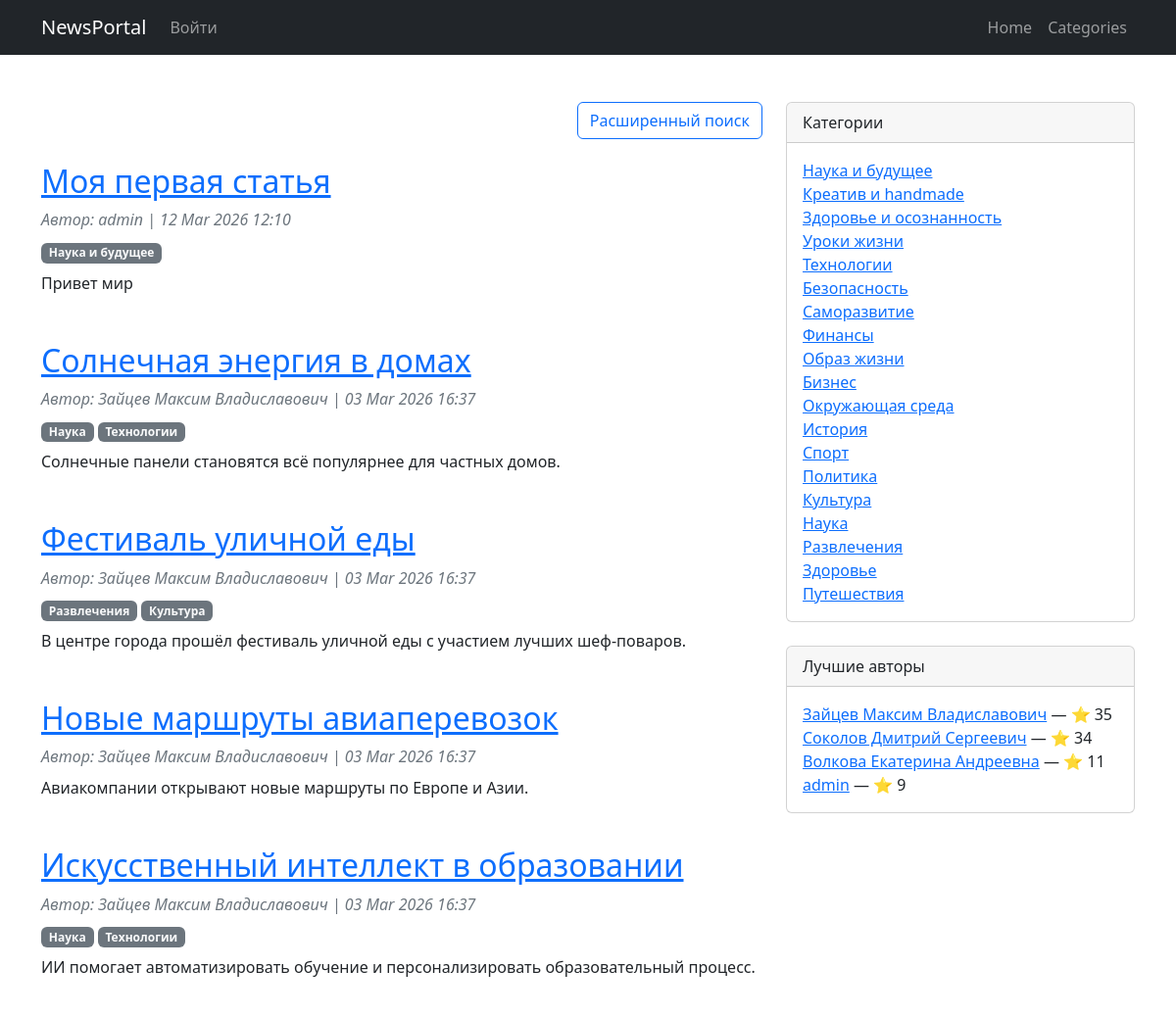
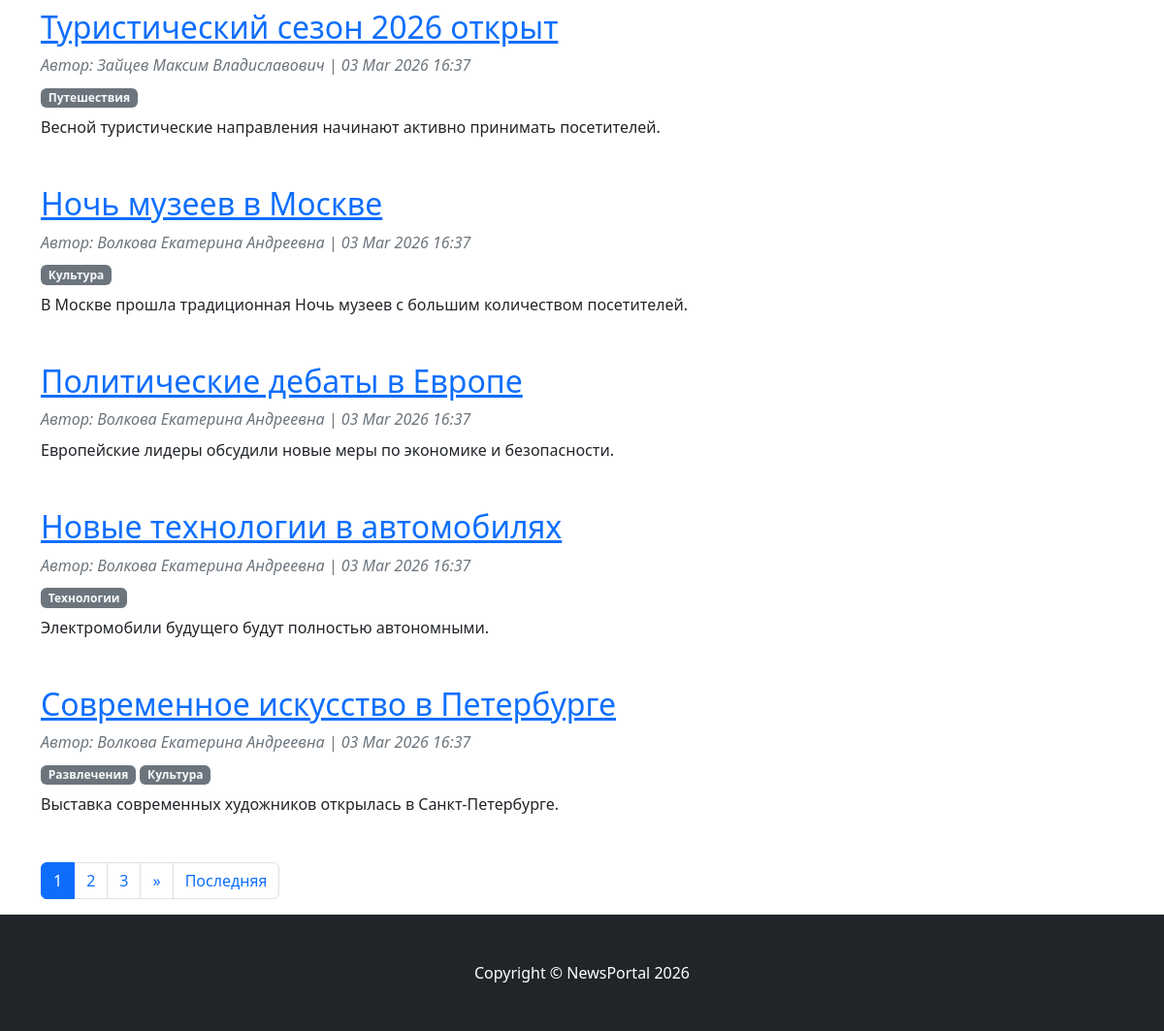
/, run on an earlier commit of the app's database (2 pictures, top to bottom).
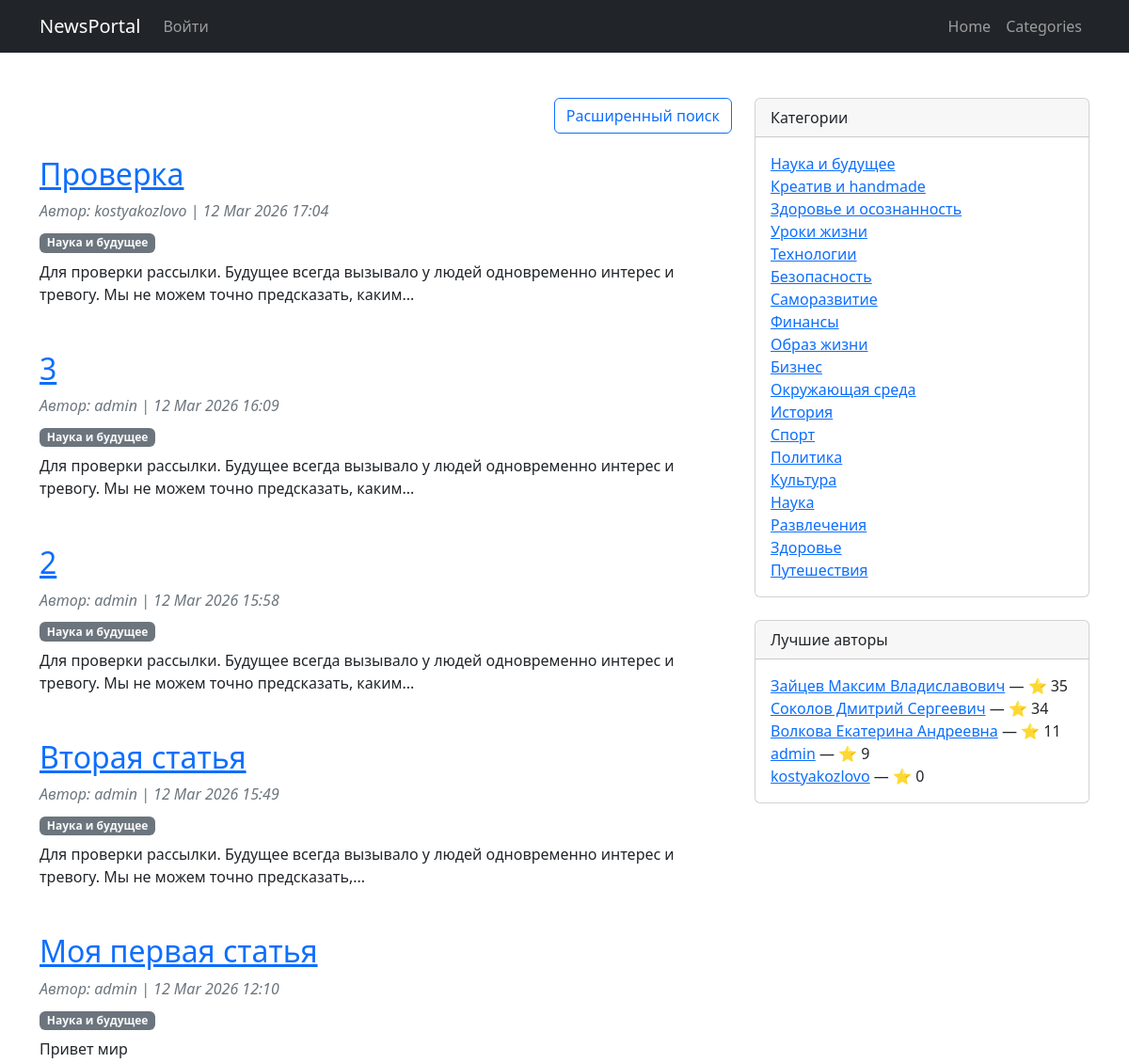
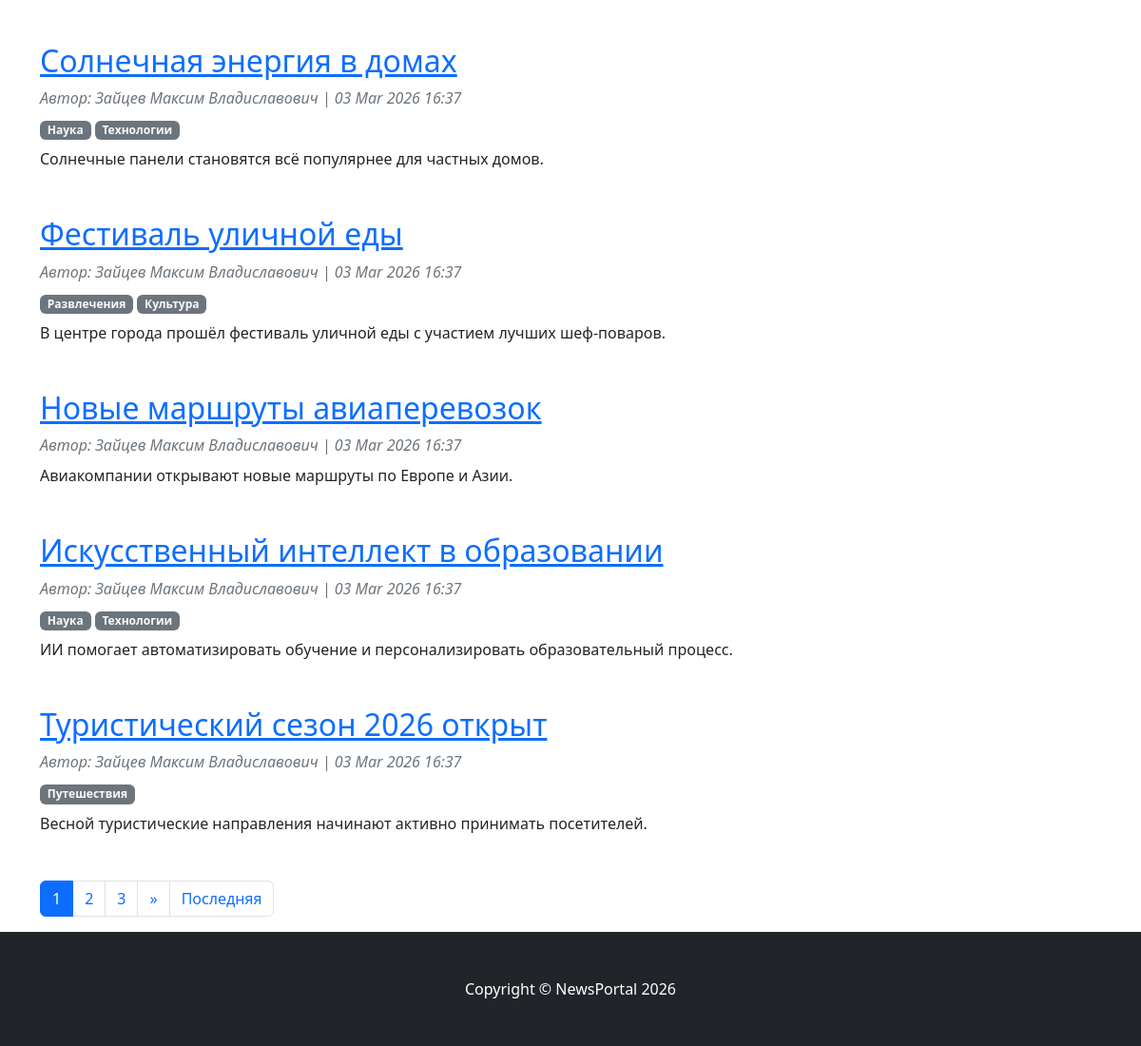
And on a later commit of the database (2 pictures, top to bottom).
### NewsPortal/models.py (models this page shows, shortened)
class Post(models.Model):
    name = models.CharField(max_length=50)
    author = models.ForeignKey(Author, on_delete=models.CASCADE)
    type_post = models.CharField(max_length=20, choices=POST_CHOICES)
    time_create = models.DateTimeField(auto_now_add=True)
    categories = models.ManyToManyField(Categories, through='PostCategories')
    content = models.TextField()
    rating_post = models.IntegerField(default=0)
    def preview(self):
        snippet = self.content[:124]
        if len(self.content) > 124:
            snippet = snippet.rsplit(' ', 1)[0]
            return snippet + '...'
        return snippet

class Author(models.Model):
    user = models.OneToOneField(User, on_delete=models.CASCADE)
    rating_author = models.IntegerField(default=0)

class Categories(models.Model):
    name_categories = models.CharField(max_length=255, unique=True)

### NewsPortal/views.py (the view)
# urls.py: path('', PostListView.as_view(), name='home'),
class PostListView(ListView):
    model = Post
    template_name = 'post_list.html'
    context_object_name = 'posts'
    ordering = ['-time_create']
    paginate_by = 10
    def get_context_data(self, **kwargs):
        context = super().get_context_data(**kwargs)
        context['categories'] = Categories.objects.all()  # добавляем категории
        context['top_authors'] = Author.objects.order_by(
            '-rating_author'
        )[:5]
        return context
    def get_queryset(self):
        return Post.objects.annotate(num_comments=Count('comment')).order_by('-time_create')

### NewsPortal/templatetags/custom_filters.py (called while the page is built)
@register.filter
def censor(value):
    if not isinstance(value, str):
        return value
    pattern = r'\b(' + '|'.join(re.escape(word) for word in BAD_WORDS) + r')\b'
    def replace_with_stars(match):
        word = match.group()
        return word[0] + '*' * (len(word) - 1)
    return re.sub(pattern, replace_with_stars, value, flags=re.IGNORECASE)

### templates/post_list.html (shortened to what this page needs)
{% extends 'flatpages/default.html' %}
{% load custom_filters %}
{% block content %}
<div class="row">
    <div class="col-lg-8">
        <div class="mb-4 d-flex justify-content-end">
            <a href="{% url 'post_search' %}" class="btn btn-outline-primary">
                Расширенный поиск
            </a>
        </div>
        {% for post in posts %}
        <article class="mb-5">
            <header class="mb-2">
                <h2><a href="{% url 'post_detail' post.pk %}">{{ post.name }}</a></h2>
                <div class="text-muted fst-italic mb-2">
                    Автор: {{ post.author.user.username }} | {{ post.time_create|date:"d M Y H:i" }}
                </div>
                {% for category in post.categories.all %}
                    <a class="badge bg-secondary text-decoration-none link-light" href="{% url 'posts_by_category' category.id %}">
                        {{ category.name_categories }}
                    </a>
                {% endfor %}
            </header>
            <p>{{ post.preview | censor }}</p>
        </article>
        {% empty %}
        <p>Постов пока нет.</p>
        {% endfor %}
        {% if is_paginated %}
        <nav>
            <ul class="pagination">
                {% for num in paginator.page_range %}
                    {% if num >= page_obj.number|add:-2 and num <= page_obj.number|add:2 %}
                        {% if page_obj.number == num %}
                            <li class="page-item active"><span class="page-link">{{ num }}</span></li>
                        {% else %}
                            <li class="page-item"><a class="page-link" href="?page={{ num }}">{{ num }}</a></li>
                        {% endif %}
                    {% endif %}
                {% endfor %}
                {% if page_obj.has_next %}
                    <li class="page-item"><a class="page-link" href="?page={{ page_obj.next_page_number }}">»</a></li>
                    <li class="page-item"><a class="page-link" href="?page={{ paginator.num_pages }}">Последняя</a></li>
                {% endif %}
            </ul>
        </nav>
        {% endif %}
    </div>
    <div class="col-lg-4">
        <div class="card mb-4">
            <div class="card-header">Категории</div>
            <div class="card-body">
                <ul class="list-unstyled mb-0">
                    {% for category in categories %}
                        <li><a href="{% url 'posts_by_category' category.id %}">{{ category.name_categories }}</a></li>
                    {% endfor %}
                </ul>
            </div>
        </div>
        <div class="card mb-4">
            <div class="card-header">Лучшие авторы</div>
            <div class="card-body">
                <ul class="list-unstyled mb-0">
                    {% for author in top_authors %}
                        <li>
                            <a href="{% url 'author_detail' author.id %}">{{ author.user.username }}</a>
                            — ⭐ {{ author.rating_author }}
                        </li>
                    {% endfor %}
                </ul>
            </div>
        </div>
    </div>
</div>
{% endblock %}

What changed in the data, as far as the page shows it:
no longer on this page (row unchanged): Post: name "Ночь музеев в Москве", author.user.username "Волкова Екатерина Андреевна", time_create "03 Mar 2026 16:37", preview|censor "В Москве прошла традиционная Ночь музеев с большим количеством посетителей.", Categories (name_categories "Культура")
no longer on this page (row unchanged): Post: name "Политические дебаты в Европе", author.user.username "Волкова Екатерина Андреевна", time_create "03 Mar 2026 16:37", preview|censor "Европейские лидеры обсудили новые меры по экономике и безопасности."
no longer on this page (row unchanged): Post: name "Новые технологии в автомобилях", author.user.username "Волкова Екатерина Андреевна", time_create "03 Mar 2026 16:37", preview|censor "Электромобили будущего будут полностью автономными.", Categories (name_categories "Технологии")
no longer on this page (row unchanged): Post: name "Современное искусство в Петербурге", author.user.username "Волкова Екатерина Андреевна", time_create "03 Mar 2026 16:37", preview|censor "Выставка современных художников открылась в Санкт-Петербурге.", Categories (name_categories "Развлечения"), Categories (name_categories "Культура")
added Post: name "Проверка", author.user.username "kostyakozlovo", time_create "12 Mar 2026 17:04", preview|censor "Для проверки рассылки. Будущее всегда вызывало у людей одновременно интерес и тревогу. Мы не можем точно предсказать, каким...", Categories (name_categories "Наука и будущее")
added Post: name "3", author.user.username "admin", time_create "12 Mar 2026 16:09", preview|censor "Для проверки рассылки. Будущее всегда вызывало у людей одновременно интерес и тревогу. Мы не можем точно предсказать, каким...", Categories (name_categories "Наука и будущее")
added Post: name "2", author.user.username "admin", time_create "12 Mar 2026 15:58", preview|censor "Для проверки рассылки. Будущее всегда вызывало у людей одновременно интерес и тревогу. Мы не можем точно предсказать, каким...", Categories (name_categories "Наука и будущее")
added Post: name "Вторая статья", author.user.username "admin", time_create "12 Mar 2026 15:49", preview|censor "Для проверки рассылки. Будущее всегда вызывало у людей одновременно интерес и тревогу. Мы не можем точно предсказать,...", Categories (name_categories "Наука и будущее")
added Author: user.username "kostyakozlovo", rating_author "0"
